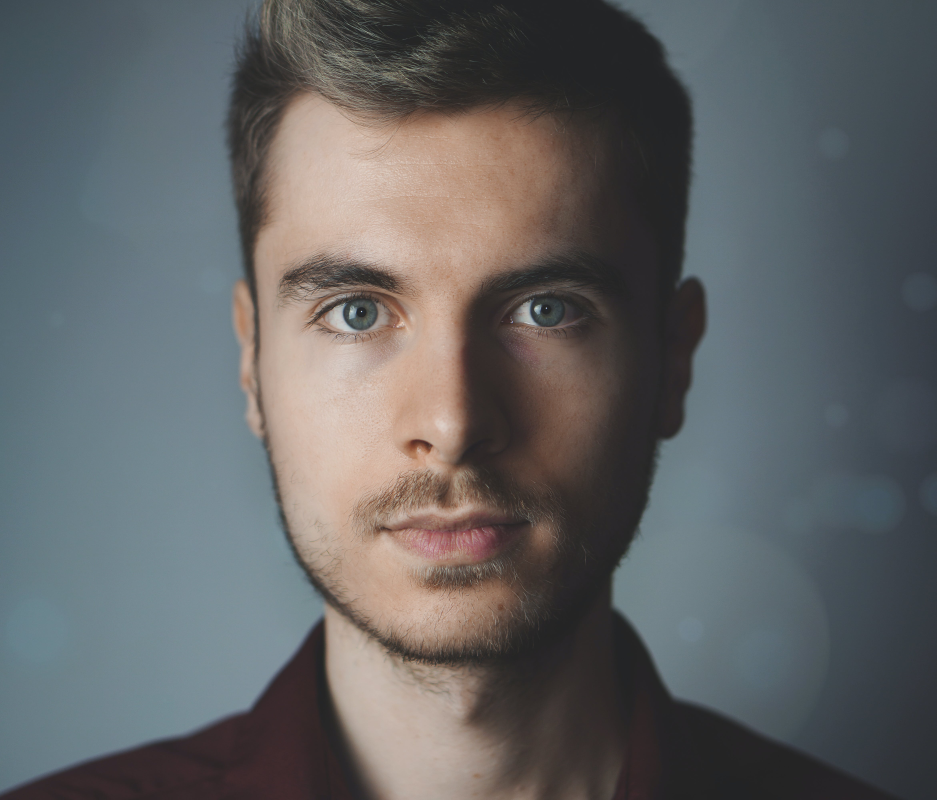
#> input picture images/pexels-simon-robben-614810.jpg, 4684 x 4000 px, found by its file name (shown at 1/5 size)
$ jupyter execute access_image_pixel.ipynb
#> lines starting #> are read from the running program, lines starting #| are printed output that depends on the picture
[cell 1]
import cv2
import numpy as np

[cell 2]
image=cv2.imread(r'C:\Users\Pramod Rai\Desktop\opencv_ai_production\opencv_ai_production\images\pexels-simon-robben-614810.jpg')
#> image is the input picture: shape (4000, 4684, 3); mean B, G, R 100.5, 99.5, 98

[cell 3]
img = cv2.resize(image,(int(image.shape[1]*0.5), int(image.shape[0]*0.5)))
cv2.imshow("image", img)
cv2.waitKey(0)
cv2.destroyAllWindows()

[cell 4]
img.shape
#> Out = (2000, 2342, 3)

single pexel

[cell 5]
cv2.imshow("image", image[0,0])
cv2.waitKey(0)
cv2.destroyAllWindows()

[cell 6]
cv2.imshow("image", image[200,100])
cv2.waitKey(0)
cv2.destroyAllWindows()

[cell 7]
cv2.imshow("image", image[900,150])
cv2.waitKey(0)
cv2.destroyAllWindows()

Access the row of Image

[cell 8]
cv2.imshow("image", image[700, :])
cv2.waitKey(0)
cv2.destroyAllWindows()

Access the row of single & double channel Image

[cell 9]
cv2.imshow("image", image[700, :, (2,1,0)])
cv2.waitKey(0)
cv2.destroyAllWindows()

Access the column of Image

[cell 10]
cv2.imshow("image", image[:,700])
cv2.waitKey(0)
cv2.destroyAllWindows()

[cell 11]
image[80:400, 100:450] # [y1:y2, x1:x2] #, x1= 100, y1=80, x2= 450   y2= 400

cv2.imshow("image", image[80:400, 100:450])
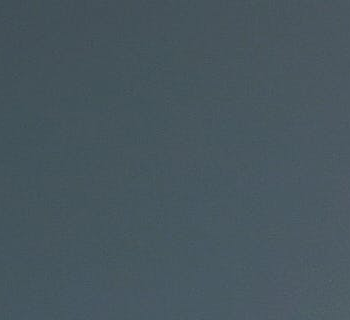
#> window 'image': shape (320, 350, 3); mean B, G, R 94.5, 86.6, 71.4
cv2.waitKey(0)
cv2.destroyAllWindows()


$ run again, with images/pexels-bess-hamiti-35537.jpg copied over images/pexels-simon-robben-614810.jpg
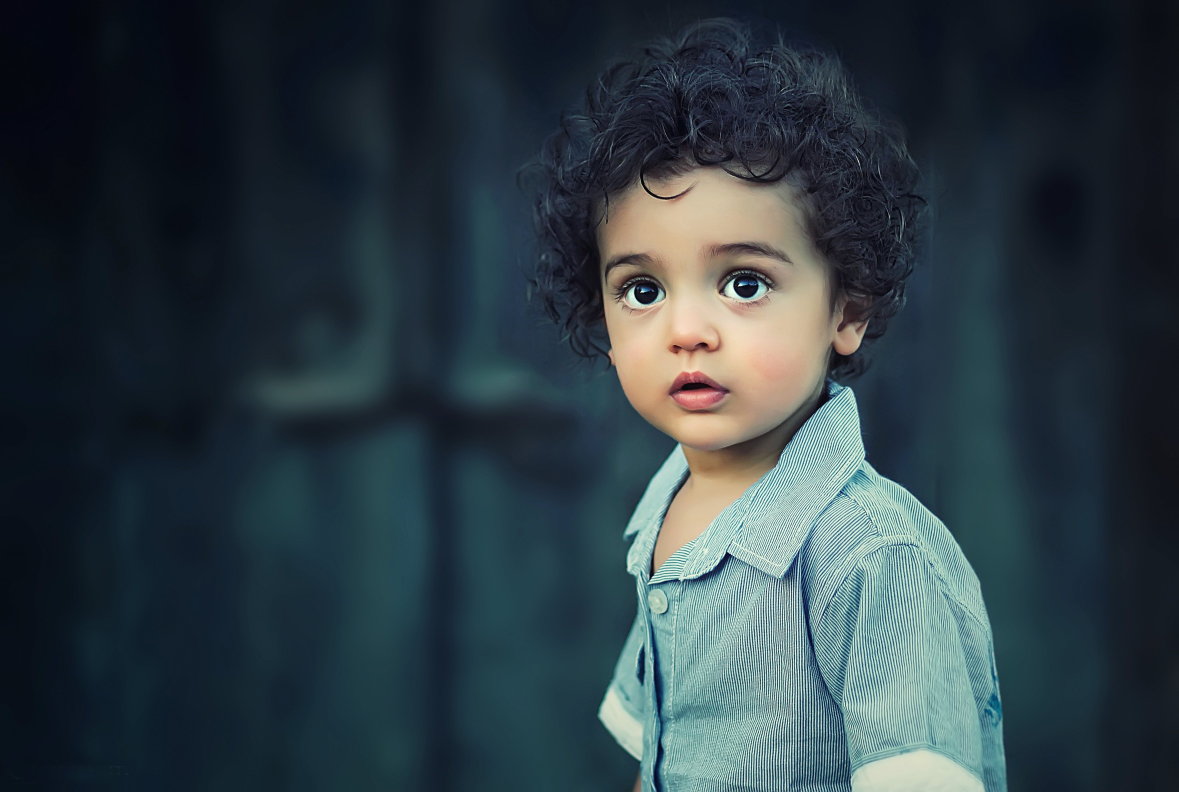
#> input picture images/pexels-bess-hamiti-35537.jpg, 4713 x 3168 px, found by its file name (shown at 1/4 size)
#> image is the input picture: shape (3168, 4713, 3); mean B, G, R 67.9, 61, 46.9
#> `cv2.imshow("image", image[80:400, 100:450])`:
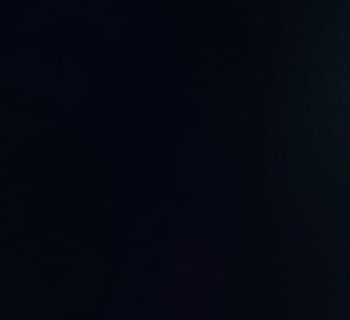
#> window 'image': shape (320, 350, 3); mean B, G, R 18, 8.4, 5.2
